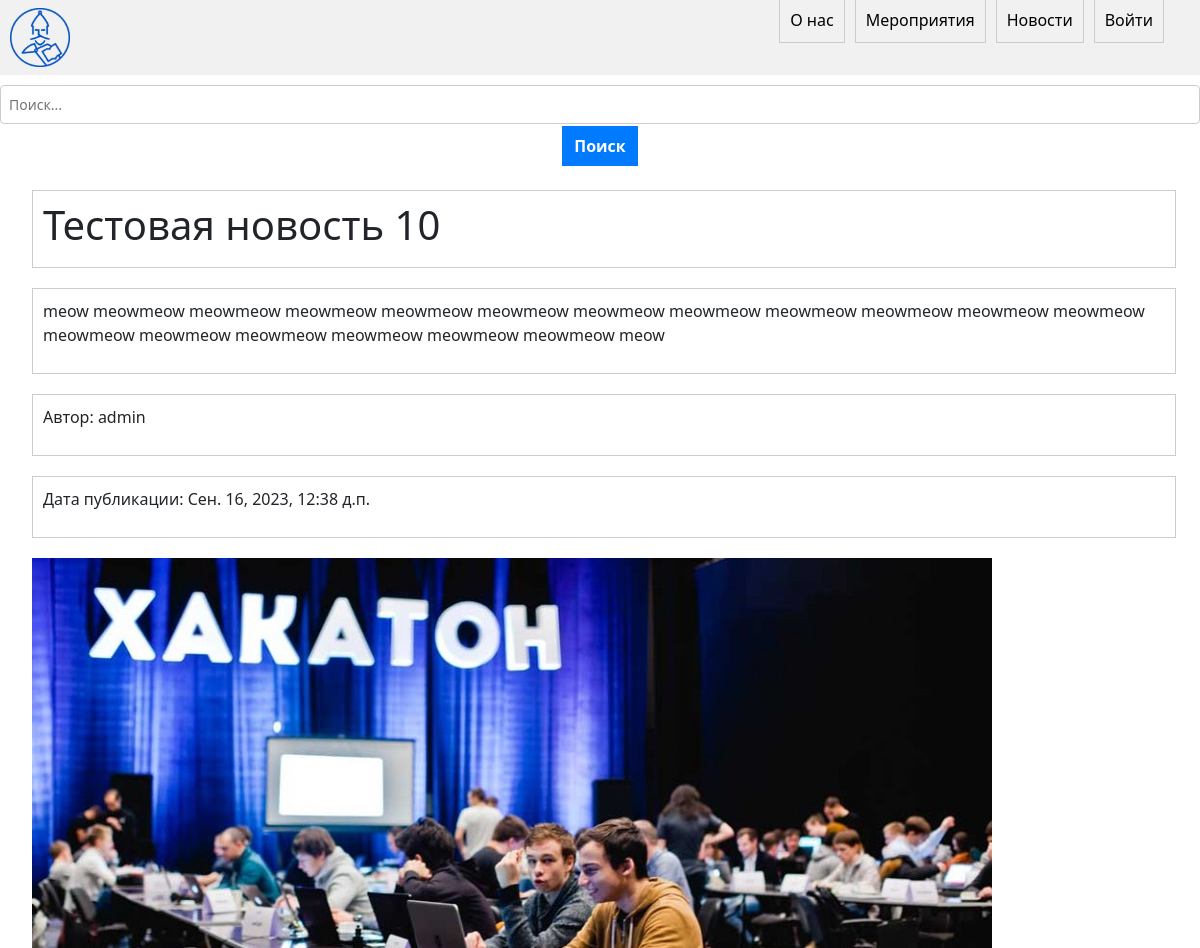
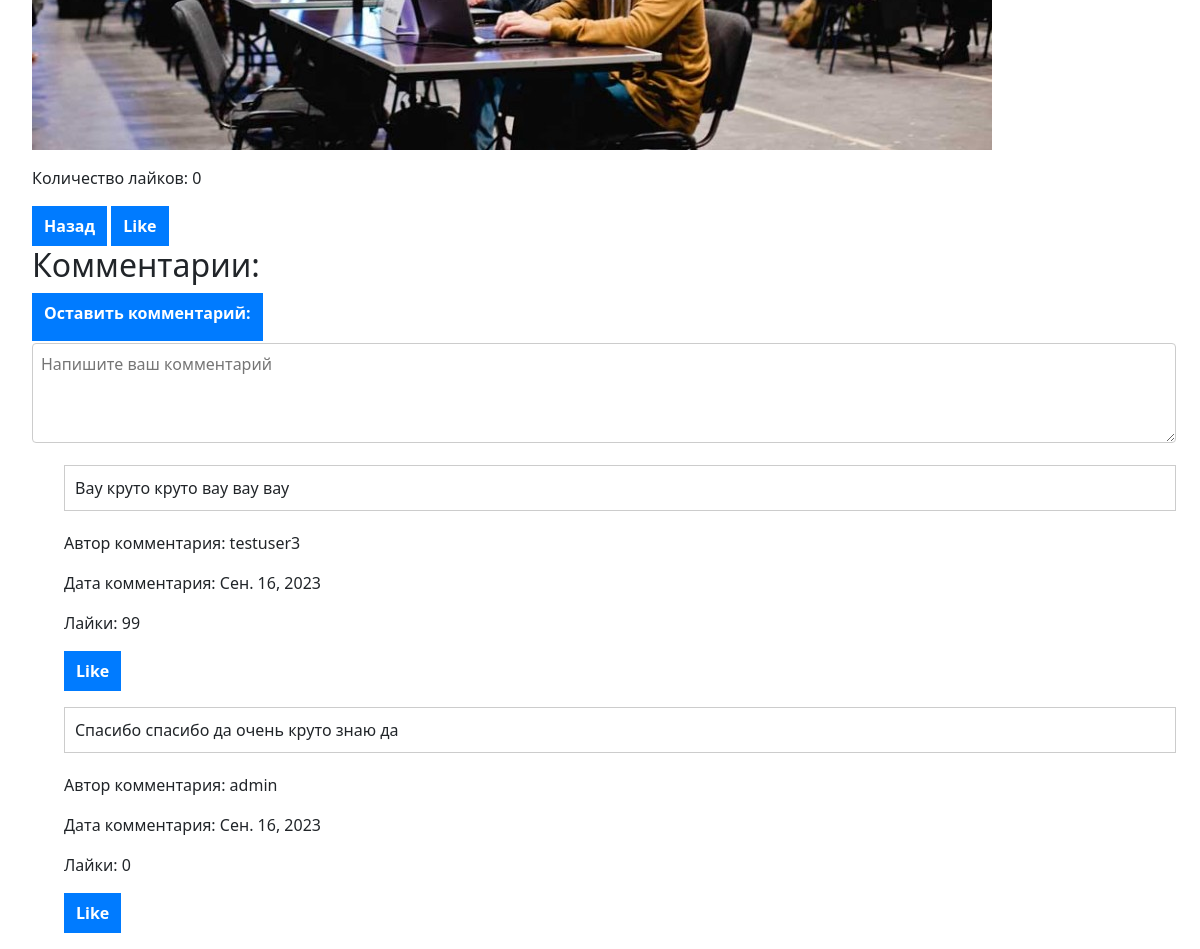
The app's page /12/ with its own data (2 pictures, top to bottom).
### main/models.py (models this page shows, shortened)
class News(models.Model):
    title = models.CharField(max_length=200)
    content = models.TextField()
    author = models.ForeignKey('auth.User', on_delete=models.CASCADE)
    date_published = models.DateTimeField(auto_now_add=True)
    photo = models.ImageField(upload_to='image/%Y', default='image/news_def.jpg', null=True, blank=True)
    like_count = models.PositiveIntegerField(default=0)

class Comment(models.Model):
    user = models.ForeignKey(User, on_delete=models.CASCADE)
    news = models.ForeignKey(News, on_delete=models.CASCADE)
    content = models.TextField()
    date_posted = models.DateField(auto_now_add=True)
    like_count = models.PositiveIntegerField(default=0)

### main/views.py (the view)
# urls.py: path('<int:pk>/', views.news_detail, name='news_detail'),
def news_detail(request, pk):
    post = News.objects.get(id=pk)
    return render(request, 'main/news_detail.html', {'post': post})

### main/templates/main/news_detail.html (shortened to what this page needs)
{% extends 'main/base.html' %}
{% block content %}
<ul style="margin-right: 2%;">
   <li> <h1>{{ post.title }}</h1></li>
   <li> <p>{{ post.content }}</p></li>
   <li> <p>Автор: {{ post.author }}</p></li>
   <li> <p>Дата публикации: {{ post.date_published }}</p></li>
   <p> <img src="{{ post.photo.url }}" alt="Фото новости"></p>
   <p> <p>Количество лайков: {{ post.like_count }}</p></p>
   <button onclick="history.go(-1);">Назад</button>
   <button type="button" onclick="">Like</button>
   <h2>Комментарии: </h2>
       <div>
        <a href=""><button style="margin-bottom: 2px;"><label style="color: white; font-weight: bold;">Оставить комментарий: </label></button></a>
        <textarea name="content" placeholder="Напишите ваш комментарий"></textarea>
      </div>
    <ul>
    {% for comment in post.comment_set.all %}
         <p><li>{{ comment.content }}</li></p>
          <p>Автор комментария: {{ comment.user }}</p>
          <p>Дата комментария: {{ comment.date_posted }}</p>
          <p>Лайки: {{ comment.like_count }}</p>
          <button type="button" onclick="">Like</button>
    {% endfor %}
  </ul>
</ul>
{% endblock %}

### main/static/main/css/style.css (style rules this page uses)
ul { list-style-type: none; padding: 0; margin: 0; }
li { margin-bottom: 20px; padding: 10px; border: 1px solid #ccc; }
h1 { margin-top: 0; }
p, button { margin-bottom: 10px; }
button { padding: 5px 10px; background-color: #fff; border: 1px solid #ccc; cursor: pointer; }
textarea { width: 100%; height: 100px; margin-bottom: 10px; }
h2 { font-size: 24px; font-weight: bold; margin-bottom: 16px; color: #333; }
label { font-size: 16px; font-weight: normal; margin-bottom: 8px; display: block; color: #666; }
input[type="text"], textarea { width: 100%; padding: 8px; font-size: 14px; border: 1px solid #ccc; border-radius: 4px; background-color: #fff; color: #333; }
button { padding: 8px 12px; font-size: 14px; font-weight: bold; border: none; border-radius: 4px; background-color: #007bff; color: #fff; cursor: pointer; }

### records on screen
News: title "Тестовая новость 10", content "meow meowmeow meowmeow meowmeow meowmeow meowmeow meowmeow meowmeow meowmeow meowmeow meowmeow meowmeow meowmeow meowmeow meowmeow meowmeow meowmeow meowmeow meow", author "admin", date_published "Сен. 16, 2023, 12:38 д.п.", photo (picture), like_count "0"
Comment: content "Вау круто круто вау вау вау", user "testuser3", date_posted "Сен. 16, 2023", like_count "99"
Comment: content "Спасибо спасибо да очень круто знаю да", user "admin", date_posted "Сен. 16, 2023", like_count "0"
